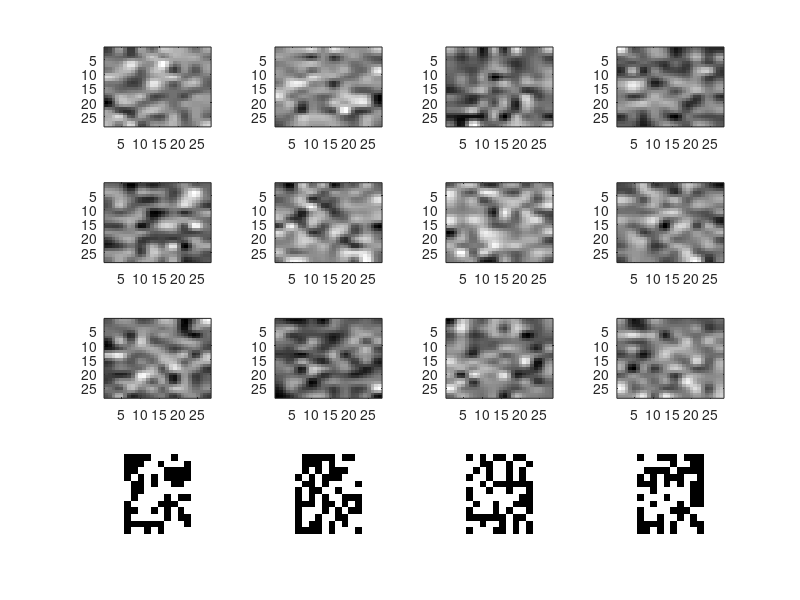

This chart was generated by the following MATLAB code: (Note: this script raises an error after producing the figure.)
%-------------------------------------------------------------------------%
%  Master thesis : Research and development on Deep Learning techniques   %
%                  in the field of computer vision                        %
%  File          : RBM_Algorithm.m                                        %
%  Description   : RESTRICTED BOLTZMANN MACHINE basic algorithm           %
%  Author        : Monahopoulos Konstantinos                              %
%-------------------------------------------------------------------------%
% ========================================================================
% RBM - bias 120 - bipolar values - 120 vissible and 12 hidden units
% ========================================================================

clc; clear; close all;

%Define a standard vector of 4 characters [1-2-3-4]
% Number 1 array
num1=  [-1 -1 -1 -1  1  1 -1 -1 -1 -1 ...
    -1 -1 -1  1  1  1 -1 -1 -1 -1 ...
    -1 -1  1  1  1  1 -1 -1 -1 -1 ...
    -1 -1 -1 -1  1  1 -1 -1 -1 -1 ...
    -1 -1 -1 -1  1  1 -1 -1 -1 -1 ...
    -1 -1 -1 -1  1  1 -1 -1 -1 -1 ...
    -1 -1 -1 -1  1  1 -1 -1 -1 -1 ...
    -1 -1 -1 -1  1  1 -1 -1 -1 -1 ...
    -1 -1 -1 -1  1  1 -1 -1 -1 -1 ...
    -1 -1 -1 -1  1  1 -1 -1 -1 -1 ...
    -1 -1 -1 -1  1  1 -1 -1 -1 -1 ...
    -1 -1  1  1  1  1  1  1 -1 -1];

% Number 2 array
num2=  [-1 -1 -1 -1  1  1  1 -1 -1 -1 ...
    -1 -1  1  1  1  1  1  1 -1 -1 ...
    -1  1  1 -1 -1 -1 -1  1  1 -1 ...
    -1  1 -1 -1 -1 -1 -1 -1  1  1 ...
    1 -1 -1 -1 -1 -1 -1  1  1 -1 ...
    -1 -1 -1 -1 -1 -1  1  1 -1 -1 ...
    -1 -1 -1 -1 -1  1  1 -1 -1 -1 ...
    -1 -1 -1 -1  1  1 -1 -1 -1 -1 ...
    -1 -1 -1  1  1 -1 -1 -1 -1 -1 ...
    -1 -1  1  1 -1 -1 -1 -1 -1 -1 ...
    -1  1  1 -1 -1 -1 -1 -1 -1 -1 ...
    1  1  1  1  1  1  1  1  1  1];

% Number 3 array
num3=  [-1  1  1  1  1  1  1  1  1 -1 ...
    -1 -1 -1 -1 -1 -1 -1 -1  1 -1 ...
    -1 -1 -1 -1 -1 -1  1  1 -1 -1 ...
    -1 -1 -1 -1  1  1 -1 -1 -1 -1 ...
    -1 -1  1  1 -1 -1 -1 -1 -1 -1 ...
    1  1  1  1  1  1  1  1 -1 -1 ...
    -1 -1 -1 -1 -1 -1 -1 -1  1 -1 ...
    -1 -1 -1 -1 -1 -1 -1 -1 -1  1 ...
    -1 -1 -1 -1 -1 -1 -1 -1  1 -1 ...
    1 -1 -1 -1 -1 -1 -1 -1  1 -1 ...
    -1  1 -1 -1 -1 -1 -1  1 -1 -1 ...
    -1 -1  1  1  1  1  1 -1 -1 -1];

% Number 4 array
num4=  [-1 -1 -1 -1 -1  1  1  1 -1 -1 ...
    -1 -1 -1 -1  1  1  1  1 -1 -1 ...
    -1 -1 -1  1  1 -1  1  1 -1 -1 ...
    -1 -1 -1  1  1 -1  1  1 -1 -1 ...
    -1 -1  1  1 -1 -1  1  1 -1 -1 ...
    -1 -1  1  1 -1 -1  1  1 -1 -1 ...
    -1  1  1 -1 -1 -1  1  1 -1 -1 ...
    1  1 -1 -1 -1 -1  1  1 -1 -1 ...
    1  1  1  1  1  1  1  1  1  1 ...
    1  1  1  1  1  1  1  1  1  1 ...
    -1 -1 -1 -1 -1 -1  1  1 -1 -1 ...
    -1 -1 -1 -1 -1 -1  1  1 -1 -1];

% Concatenate all numbers
nums(1,:,1)=num1;
nums(2,:,1)=num2;
nums(3,:,1)=num3;
nums(4,:,1)=num4;
nums(nums==-1)=0;


maxepoch=1000;  % number of maximum iterations
numhid=12;      % number of hidden neurons
CD=1;           % Contrastive Divergence steps
err_history=[]; % initialize error history

% Set rand and randn function given the date
rand('state',sum(100*clock));
randn('state',sum(100*clock));

% Learning rate for weights,biases of visible units and hidden units
L_rate = 0.05;

% Normalizations Factor
Norm_fact = 0.002;

% Number of cases (4) and dimensions of each pattern
[numcases, numdims]=size(nums);

% Weights of vissible to hidden units
Weights_v_h = randn(numdims, numhid);

% Biases of hidden units
H_biases = zeros(1,numhid);

% Biases of vissible units
V_biases = zeros(1,numdims);

% Possitive phase hidden units update probabillities
P_h_probs = zeros(numcases,numhid);

% Negative phase hidden units update probabillities
N_h_probs = zeros(numcases,numhid);

% Negative phase vissible units update probabillities
N_v_probs = zeros(numcases,numdims);

% Increasing factor of vissible to hidden units weights
V_h_inc = zeros(numdims,numhid);

% Increasing factor of hidden units biases
H_b_inc = zeros(1,numhid);

% Increasing factor of vissible units biases
V_b_inc = zeros(1,numdims);

for epoch = 1:maxepoch
    
    % Concatinate biases for each vissible unit [patterns x total vissible units]
    V_b = repmat(V_biases,numcases,1);
    % Concatinate biases for each hidden unit [patterns x total hidden units]
    H_b = repmat(H_biases,numcases,1);
    
    % =================== POSSITIVE PHASE ===================== %
    % Possitive phase - activation probabillity of the hidden units P(h|v)
    P_h_probs = 1./(1 + exp(-nums*Weights_v_h - H_b)); % Mathematical function [6.13]
    % Possitive phase - update hidden units states given hidden units probabillities
    P_h_states = P_h_probs > rand(numcases,numhid);
    % =================== END OF POSSITIVE PHASE ============= %
    
    % =================== NEGATIVE PHASE ===================== %
    for CD_counter=1:CD % Using CD (Contrastive Divergence) - 1 step
        % Negative phase - activation probabillity of the vissible units P(v|h)
        N_v_probs = 1./(1 + exp(-P_h_states*Weights_v_h' - V_b)); % Mathematical function [6.14]
        % Negative phase - update vissible units states given vissible units probabillities
        Rec = N_v_probs > rand(numcases,numdims);
        % Negative phase - activation probabillities of the hidden units P(h|Rec)
        N_h_probs = 1./(1 + exp(-Rec * Weights_v_h - H_b));
    end
    
    % Possitive phase statistics - <vihj>0
    P_stats = nums' * P_h_probs;
    % Negative phase statistics - <vihj>1
    N_stats  = Rec' * N_h_probs;
    % =================== END OF NEGATIVE PHASE ============= %
    
    % Extract reconstruction error
    err= sum(sum( (nums-Rec).^2 ));
    err_history(epoch)=err;
    
    % =================== UPDATE WEIGHTS AND BIASES ============= %
    % Vissible - Hidden weights update % Mathematical function [6.17]
    V_h_inc = V_h_inc + L_rate*((P_stats-N_stats)/numcases - Norm_fact * Weights_v_h);
    Weights_v_h = Weights_v_h + V_h_inc;
    % Vissible biases update
    V_b_inc = V_b_inc + (L_rate/numcases)*(sum(nums)-sum(Rec));
    V_biases = V_biases + V_b_inc;
    % Hidden biases update
    H_b_inc = H_b_inc + (L_rate/numcases)*(sum(P_h_probs)-sum(N_h_probs));
    H_biases = H_biases + H_b_inc;
    % =================== END OF UPDATES ============= %
    
    fprintf(1, 'Epoch #%d Reconstruction error #%3.1f\n', epoch, err);
    
    % Plot vissible - hidden weights
    figure(1);
    for i=1:size(Weights_v_h,2)
        subplot(4,4,i),imagesc(imresize(reshape(Weights_v_h(:,i),[10,12])',[28 28]));
    end
    colormap('gray')
    % Plot reconstructions
    figure(1);
    for j=1:size(Rec,1)
        subplot(4,4,i+j),imshow(reshape(Rec(j,:),[10,12])');
    end
    suptitle('Feature Detectors & Reconstructions');
    
    pause(0.01);
    if (err==0)
        
        % Plot the probability distribution of Data and Model
        figure(2)
        subplot(1,2,1),stem(sum(P_h_probs,2)'./(sum(sum(P_h_probs))));
        title('P(V) - Data');
        subplot(1,2,2),stem(sum(N_h_probs,2)'./(sum(sum(N_h_probs))));
        title('P''(V) - Model');
        
        % Plot Reconstruction Error
        figure(3);
        plot(1:epoch,err_history);
        title('Error history');
        xlabel('epochs ->');
        ylabel('Error');
  
        break;
    end
end

